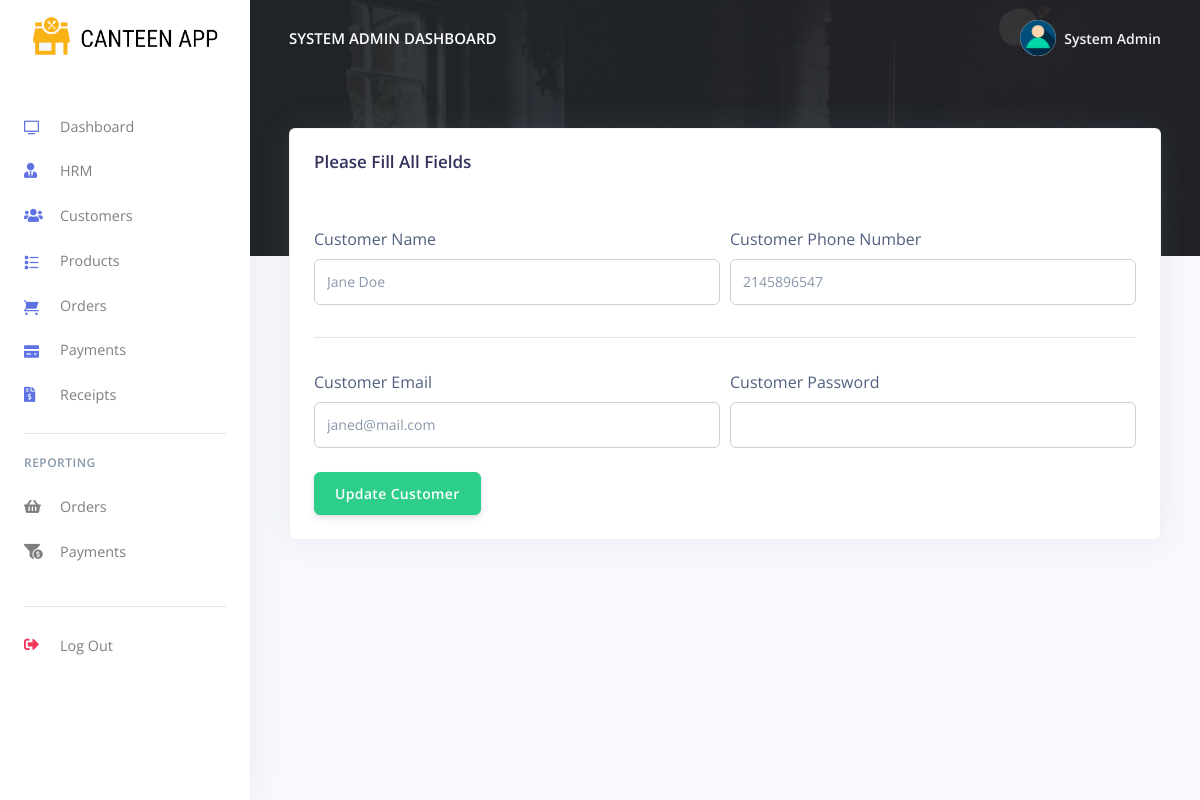
The app's page /admin/update_customer.php?update=1fc1f694985d (signed in), older data.
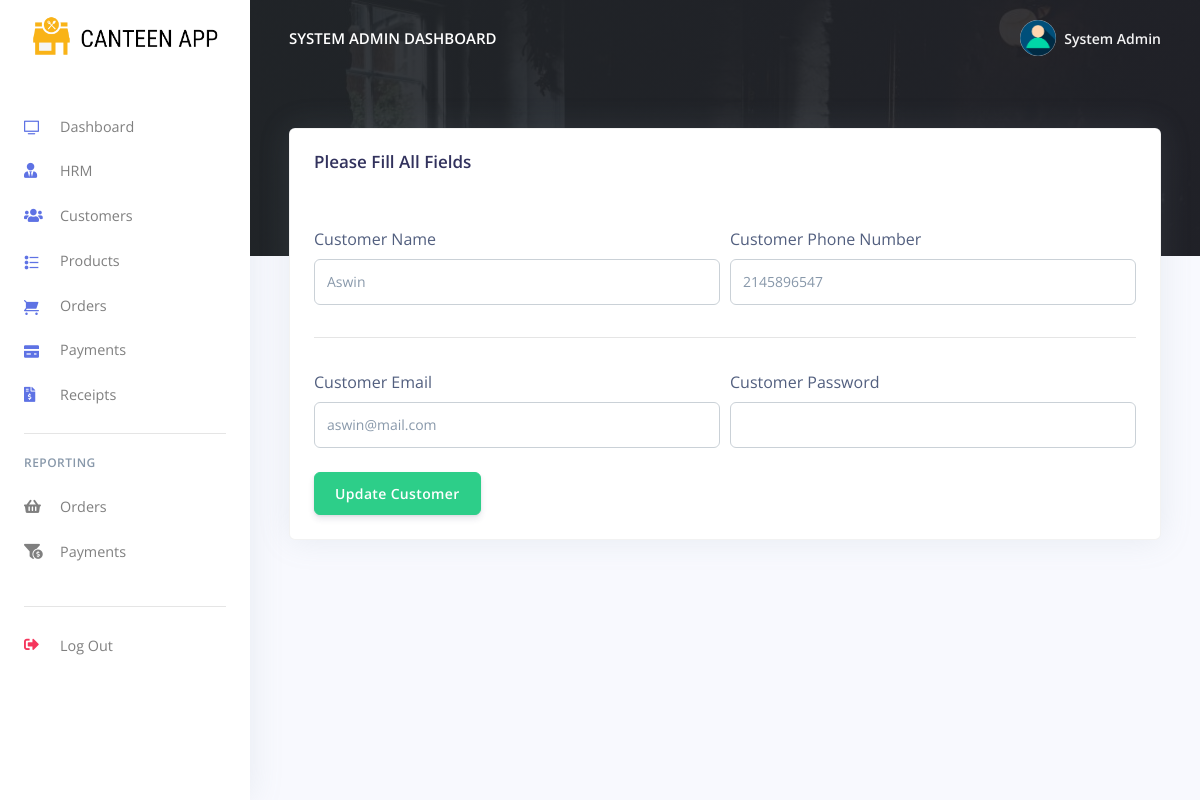
The same page, newer data.
### tables this page shows
CREATE TABLE `rpos_customers` (
  `customer_id` varchar(200) NOT NULL,
  `customer_name` varchar(200) NOT NULL,
  `customer_phoneno` varchar(200) NOT NULL,
  `customer_email` varchar(200) NOT NULL,
  `customer_password` varchar(200) NOT NULL,
  `created_at` timestamp(6) NOT NULL DEFAULT CURRENT_TIMESTAMP(6) ON UPDATE CURRENT_TIMESTAMP(6)
);

### admin/update_customer.php (the view, shortened to what this page needs)
<?php
include('config/config.php');
require_once('partials/_head.php');
?>
<body>
  <?php
  require_once('partials/_sidebar.php');
  ?>
  <div class="main-content">
    <?php
    require_once('partials/_topnav.php');
    $update = $_GET['update'];
    $ret = "SELECT * FROM  rpos_customers WHERE customer_id = '$update' ";
    $stmt = $mysqli->prepare($ret);
    $stmt->execute();
    $res = $stmt->get_result();
    while ($cust = $res->fetch_object()) {
    ?>
      <div class="container-fluid mt--8">
        <div class="row">
          <div class="col">
            <div class="card shadow">
              <div class="card-header border-0">
                <h3>Please Fill All Fields</h3>
              </div>
              <div class="card-body">
                <form method="POST">
                  <div class="form-row">
                    <div class="col-md-6">
                      <label>Customer Name</label>
                      <input type="text" name="customer_name" value="<?php echo $cust->customer_name; ?>" class="form-control">
                    </div>
                    <div class="col-md-6">
                      <label>Customer Phone Number</label>
                      <input type="text" name="customer_phoneno" value="<?php echo $cust->customer_phoneno; ?>" class="form-control" value="">
                    </div>
                  </div>
                  <hr>
                  <div class="form-row">
                    <div class="col-md-6">
                      <label>Customer Email</label>
                      <input type="email" name="customer_email" value="<?php echo $cust->customer_email; ?>" class="form-control" value="">
                    </div>
                    <div class="col-md-6">
                      <label>Customer Password</label>
                      <input type="password" name="customer_password" class="form-control" value="">
                    </div>
                  </div>
                  <br>
                  <div class="form-row">
                    <div class="col-md-6">
                      <input type="submit" name="updateCustomer" value="Update Customer" class="btn btn-success" value="">
                    </div>
                  </div>
                </form>
              </div>
            </div>
          </div>
        </div>
      <?php
      require_once('partials/_footer.php');
    }
      ?>
      </div>
  </div>
</body>
</html>

Row changes from the older to the newer data that the page shows:
changed rpos_customers: customer_name "Jane Doe" → "Aswin"; customer_email "janed@mail.com" → "aswin@mail.com"
